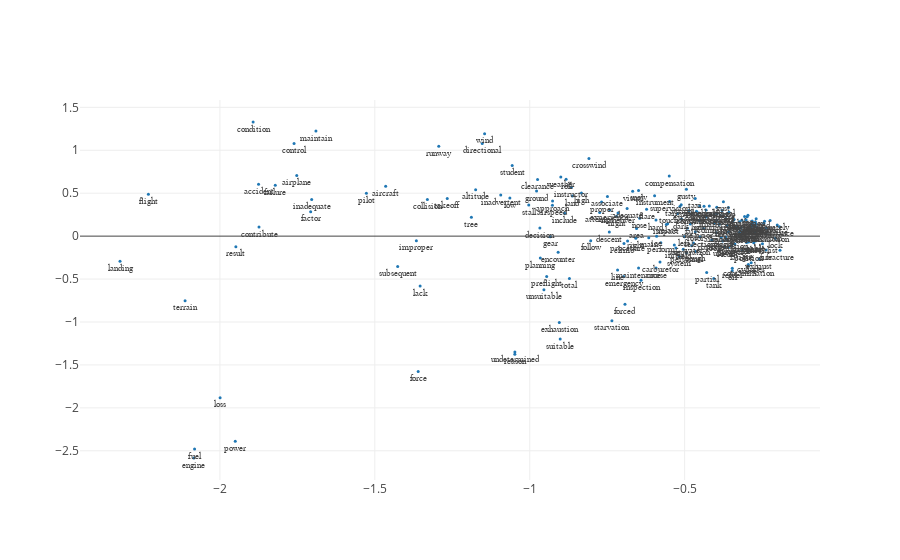

Notebook code for this chart:
### Markdown cell above
Visualizzazione dei termini nelle prime due dimensioni latenti

### Code cell
plot_lsa2D(-1*tls[:,0], -1*tls[:,1], ord_terms)

### Figure 1 — Plotly figure (JSON) as saved in the notebook; plotly's stock layout.template omitted (floating-point values rounded to 4 significant figures; data arrays with more than 128 entries replaced by an {"elided": "..."} marker saying what was removed)
{"data": [{"marker": {"size": 3}, "mode": "markers+text", "name": "Markers and Text", "text": {"elided": "201 str values"}, "textfont": {"family": "sans serif", "size": 9}, "textposition": "bottom center", "type": "scatter", "x": {"elided": "201 float values"}, "y": {"elided": "201 float values"}}], "layout": {"autosize": true, "xaxis": {"autorange": true, "range": [-2.459, -0.05579], "type": "linear"}, "yaxis": {"autorange": true, "range": [-2.825, 1.57], "type": "linear"}}}
